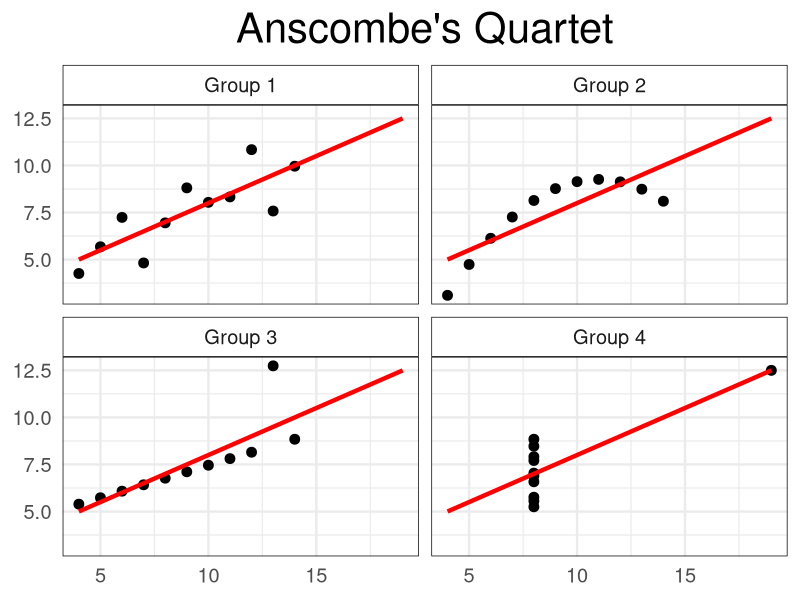

This figure's R source:
## ---- chunk 1
library(tidyverse)
#library(tidymodels)

library(kableExtra)

theme_set(theme_minimal(18))
## ---- chunk 2
data <- read_csv("anscombe.csv")
## ---- chunk 3
intercept <- function(x, y) {
  model <- lm(y ~ x)
  coefficients(model)[1]
}

slope <- function(x, y) {
  model <- lm(y ~ x)
  coefficients(model)[2]
}

r_squared <- function(x, y){
  model <- lm(y ~ x)
  summary(model)$r.squared 
}

data %>%
    
  group_by(group) %>%

  summarise(mean_x    = mean(x)         %>% round(1),
            var_x     = var(x)          %>% round(1),
            mean_y    = mean(y)         %>% round(2),
            var_y     = var(y)          %>% round(3),
            corr      = cor(x, y)       %>% round(3),
            intercept = intercept(x, y) %>% round(3),
            slope     = slope(x, y)     %>% round(3),
            r_squared = r_squared(x,y)  %>% round(3)) %>%
  
  kable(col.names = c("Group",
                      "Mean X",
                      "Variance X",
                      "Mean Y",
                      "Variance Y",
                      "Correlation X and Y",
                      "Intercept",
                      "Slope",
                      "R Squared"),
        
        format = "markdown")
## ---- chunk 4
data %>%
    
    ggplot(mapping = aes(x = x, y = y)) +
    
    labs(title = "Anscombe's Quartet") +
    
    geom_point(size = 3) +
    
    geom_smooth(method = "lm", se = FALSE,
                
                color = "red", fullrange = TRUE, size = 1.5) +
    
    facet_wrap(~group, 
               
               labeller = as_labeller(
                   c(`Group_1` = "Group 1",
                     `Group_2` = "Group 2",
                     `Group_3` = "Group 3",
                     `Group_4` = "Group 4"))
    ) +
    
    theme(plot.title = element_text(hjust = 0.5, size = 30),
          
          axis.title.x = element_blank(),
          
          axis.title.y = element_blank(),
          
          strip.background = element_rect(color="black", size=0.5, linetype="solid"),
          
          panel.border = element_rect(color="black", size=0.5, linetype="solid", fill = NA)
    )
